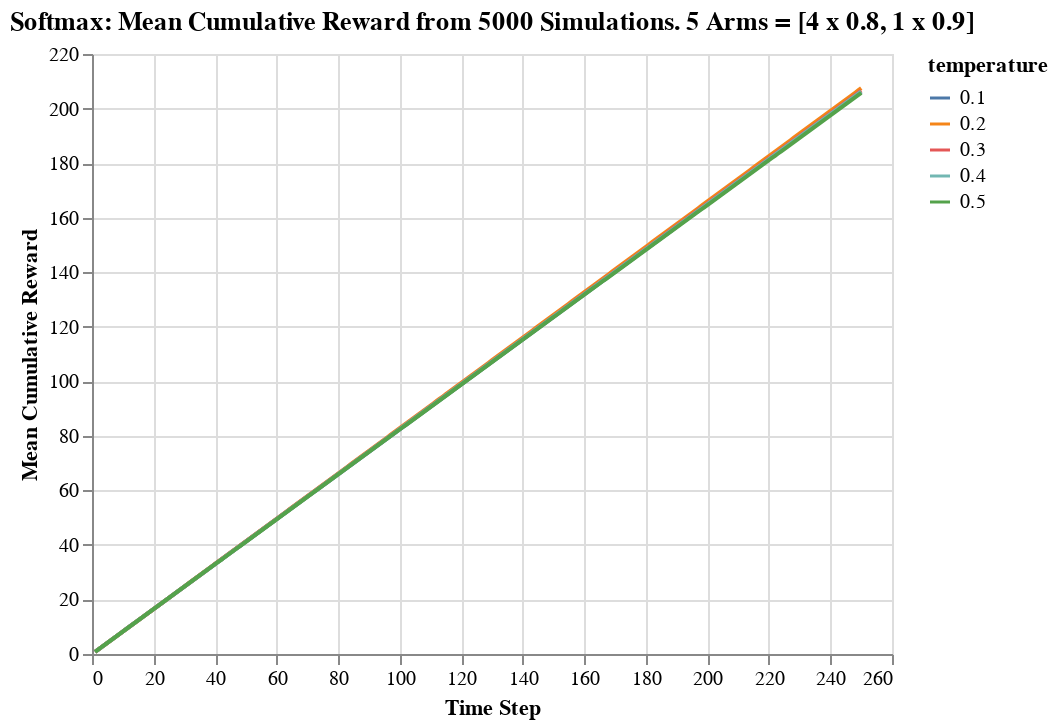

Notebook source saved alongside this figure:
### Code cell
alt.Chart(df_cumreward).mark_line().encode(
    alt.X("step:Q", title = "Time Step"),
    alt.Y("cum_reward:Q", title = "Mean Cumulative Reward"),
    color = alt.Color("temperature:N")
).properties(
    title = "Softmax: Mean Cumulative Reward from 5000 Simulations. 5 Arms = [4 x 0.8, 1 x 0.9]",
)

### Figure 1 — Vega-Lite specification as saved in the notebook (floating-point values rounded to 4 significant figures; data arrays with more than 128 entries replaced by an {"elided": "..."} marker saying what was removed)
{"$schema": "https://vega.github.io/schema/vega-lite/v3.4.0.json", "config": {"mark": {"tooltip": null}, "view": {"height": 300, "width": 400}}, "data": {"name": "data-157d977a0724370713340978d6c9b85f"}, "datasets": {"data-157d977a0724370713340978d6c9b85f": {"elided": "1250 records"}}, "encoding": {"color": {"field": "temperature", "type": "nominal"}, "x": {"field": "step", "title": "Time Step", "type": "quantitative"}, "y": {"field": "cum_reward", "title": "Mean Cumulative Reward", "type": "quantitative"}}, "mark": "line", "title": "Softmax: Mean Cumulative Reward from 5000 Simulations. 5 Arms = [4 x 0.8, 1 x 0.9]"}
